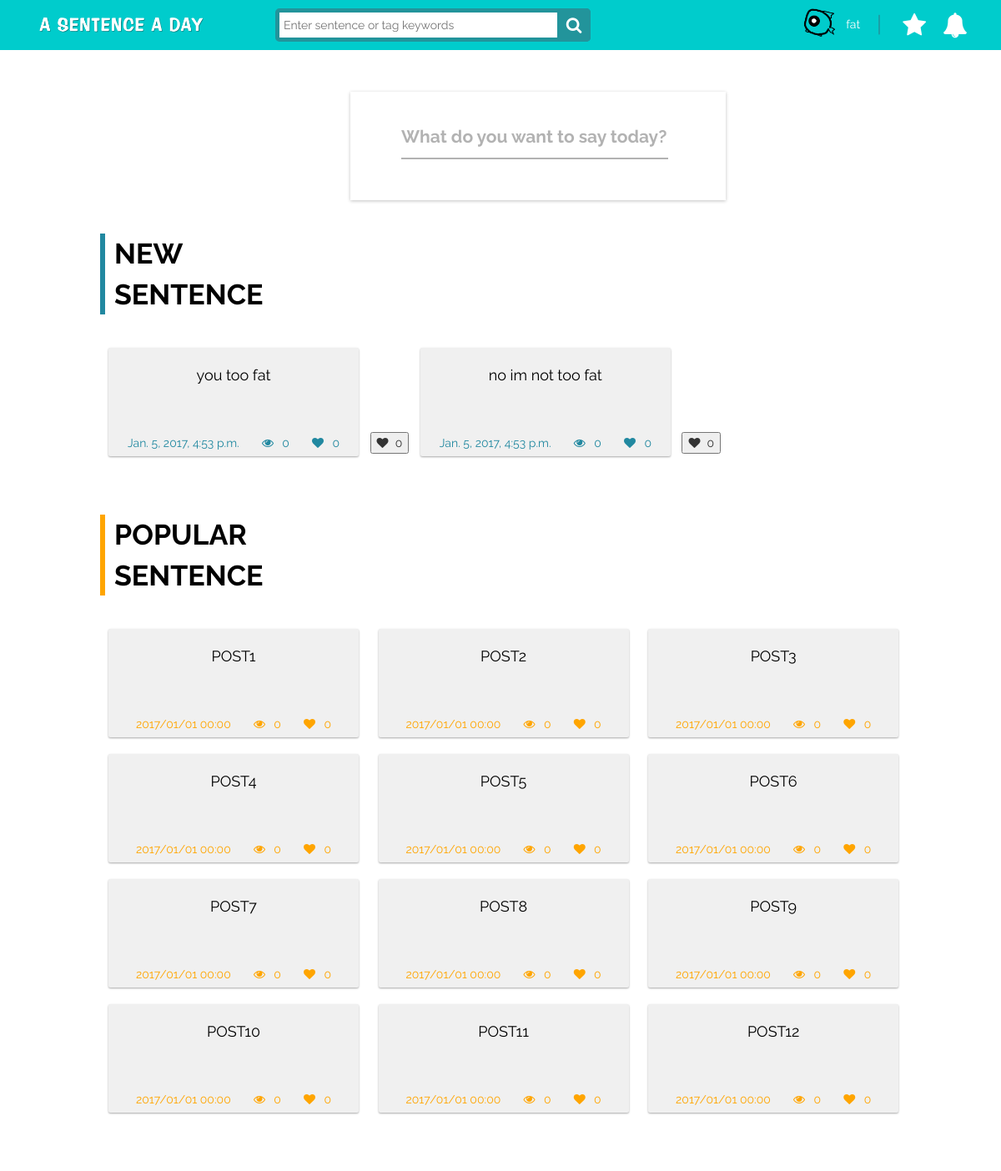
/ (signed in), run on the app's committed database.
### sentence/models.py (models this page shows, shortened)
class User(models.Model):
	UID = models.AutoField(primary_key=True)
	UserName = models.CharField(max_length=50, null=False)
	Email = models.EmailField(max_length=254,unique = True)
	Password = models.CharField(max_length=50, null=False)
	SocialID = models.BigIntegerField(null=True,unique = True)
 	UserIcon = models.ImageField(upload_to='UserIcon_folder',default='/images/fish.png')

class Sentence(models.Model):
	SID = models.AutoField(primary_key=True, null=False, unique=True)
	Date = models.DateTimeField(default=timezone.now, blank=True)
	Content = models.TextField()
	Sentence_tag = models.TextField(null=False, default='unknown')
	TopicID = models.ForeignKey('Topic',null=True,on_delete=models.CASCADE)
	UID = models.ForeignKey('User', on_delete=models.CASCADE)
	Likes = models.PositiveIntegerField(default=0)
	Views = models.PositiveIntegerField(default=0)

### sentence/views.py (the view)
# urls.py: url(r'^$', views.index,name="index"),
def index(request):
    sentencemodel = Sentence.objects.filter()
    if request.session.get('UID'):
        print('login index')
        usermodel = User.objects.get(UID=request.session['UID'])
        return render(request, "sentence/index_afterlogin.html",{'username': usermodel,'sentence_content': sentencemodel})
    else:
        print('logout index')
        return render(request, "sentence/index.html",{'sentence_content': sentencemodel})

### sentence/templates/sentence/index_afterlogin.html (shortened to what this page needs)
{% extends 'sentence/background_afterlogin.html' %}
{% load staticfiles %}
{% load tz %}
{% block content1 %}
<div class="inputfield-container">
    <section>
        <div class="row">
            <div class="col-md-12 fields" id="post-btn" data-toggle="modal">
                <label for="input">What do you want to say today?</label>
                <input id="input" type='text'></input>
            </div>
        </div>
    </section>
</div>
{% endblock content1 %}
{% block content2 %}
<div class="index-wrapper">
      <div class="index-title newtitle">
        <div class="index-title-word">New</div>
        <div class="index-title-word">Sentence</div>
      </div>
      <div class="index-content">
        <div class="postcard-container">
        {% for surl in sentence_content %}
            <a href="{% url 'sentence_url' sid=surl.SID%}">
                <div class="card card-1 new">
                  <div class="postcard-content new">{{surl.Content}}</div>
                  <div class="postcard-btn new">
                    <span class="posttime">{{surl.Date|timezone:"Asia/Taipei"}}</span>
                    <i class="fa fa-eye"></i>&ensp;<span class="postcount eye">0</span>
                    <i class="fa fa-heart"></i>&ensp;<span class="postcount heart">0</span>
                  </div>
                </div>
            </a>
            <button class="like"><i class="fa fa-heart"></i>&ensp;<span class="postcount heart">{{surl.Likes}}</span></button>
          {% endfor %}
        </div>
      </div>
      <div class="index-title poputitle">
        <div class="index-title-word">Popular</div>
        <div class="index-title-word">Sentence</div>
      </div>
      <div class="index-content">
        <div class="postcard-container">
            <a href="/sentence">
                <div class="card card-1 popu">
                  <div class="postcard-content popu">POST1</div>
                  <div class="postcard-btn popu">
                    <span class="posttime">2017/01/01 00:00</span>
                    <i class="fa fa-eye"></i>&ensp;<span class="postcount eye">0</span>
                    <i class="fa fa-heart"></i>&ensp;<span class="postcount heart">0</span>
                  </div>
                </div>
            </a>
            <a href="/sentence">
                <div class="card card-1 popu">
                  <div class="postcard-content popu">POST2</div>
                  <div class="postcard-btn popu">
                    <span class="posttime">2017/01/01 00:00</span>
                    <i class="fa fa-eye"></i>&ensp;<span class="postcount eye">0</span>
                    <i class="fa fa-heart"></i>&ensp;<span class="postcount heart">0</span>
                  </div>
                </div>
            </a>
            <a href="/sentence">
                <div class="card card-1 popu">
                  <div class="postcard-content popu">POST3</div>
                  <div class="postcard-btn popu">
                    <span class="posttime">2017/01/01 00:00</span>
                    <i class="fa fa-eye"></i>&ensp;<span class="postcount eye">0</span>
                    <i class="fa fa-heart"></i>&ensp;<span class="postcount heart">0</span>
                  </div>
                </div>
            </a>
            <a href="/sentence">
                <div class="card card-1 popu">
                  <div class="postcard-content popu">POST4</div>
                  <div class="postcard-btn popu">
                    <span class="posttime">2017/01/01 00:00</span>
                    <i class="fa fa-eye"></i>&ensp;<span class="postcount eye">0</span>
                    <i class="fa fa-heart"></i>&ensp;<span class="postcount heart">0</span>
                  </div>
                </div>
            </a>
            <a href="/sentence">
                <div class="card card-1 popu">
                  <div class="postcard-content popu">POST5</div>
                  <div class="postcard-btn popu">
                    <span class="posttime">2017/01/01 00:00</span>
                    <i class="fa fa-eye"></i>&ensp;<span class="postcount eye">0</span>
                    <i class="fa fa-heart"></i>&ensp;<span class="postcount heart">0</span>
                  </div>
                </div>
            </a>
            <a href="/sentence">
                <div class="card card-1 popu">
                  <div class="postcard-content popu">POST6</div>
                  <div class="postcard-btn popu">
                    <span class="posttime">2017/01/01 00:00</span>
                    <i class="fa fa-eye"></i>&ensp;<span class="postcount eye">0</span>
                    <i class="fa fa-heart"></i>&ensp;<span class="postcount heart">0</span>
                  </div>
                </div>
            </a>
            <a href="/sentence">
                <div class="card card-1 popu">
                  <div class="postcard-content popu">POST7</div>
                  <div class="postcard-btn popu">
                    <span class="posttime">2017/01/01 00:00</span>
                    <i class="fa fa-eye"></i>&ensp;<span class="postcount eye">0</span>
                    <i class="fa fa-heart"></i>&ensp;<span class="postcount heart">0</span>
                  </div>
                </div>
            </a>
            <a href="/sentence">
                <div class="card card-1 popu">
                  <div class="postcard-content popu">POST8</div>
                  <div class="postcard-btn popu">
                    <span class="posttime">2017/01/01 00:00</span>
                    <i class="fa fa-eye"></i>&ensp;<span class="postcount eye">0</span>
                    <i class="fa fa-heart"></i>&ensp;<span class="postcount heart">0</span>
                  </div>
                </div>
            </a>
            <a href="/sentence">
                <div class="card card-1 popu">
                  <div class="postcard-content popu">POST9</div>
                  <div class="postcard-btn popu">
                    <span class="posttime">2017/01/01 00:00</span>
                    <i class="fa fa-eye"></i>&ensp;<span class="postcount eye">0</span>
                    <i class="fa fa-heart"></i>&ensp;<span class="postcount heart">0</span>
                  </div>
                </div>
            </a>
            <a href="/sentence">
                <div class="card card-1 popu">
                  <div class="postcard-content popu">POST10</div>
                  <div class="postcard-btn popu">
                    <span class="posttime">2017/01/01 00:00</span>
                    <i class="fa fa-eye"></i>&ensp;<span class="postcount eye">0</span>
                    <i class="fa fa-heart"></i>&ensp;<span class="postcount heart">0</span>
                  </div>
                </div>
            </a>
            <a href="/sentence">
                <div class="card card-1 popu">
                  <div class="postcard-content popu">POST11</div>
                  <div class="postcard-btn popu">
                    <span class="posttime">2017/01/01 00:00</span>
                    <i class="fa fa-eye"></i>&ensp;<span class="postcount eye">0</span>
                    <i class="fa fa-heart"></i>&ensp;<span class="postcount heart">0</span>
                  </div>
                </div>
            </a>
            <a href="/sentence">
                <div class="card card-1 popu">
                  <div class="postcard-content popu">POST12</div>
                  <div class="postcard-btn popu">
                    <span class="posttime">2017/01/01 00:00</span>
                    <i class="fa fa-eye"></i>&ensp;<span class="postcount eye">0</span>
                    <i class="fa fa-heart"></i>&ensp;<span class="postcount heart">0</span>
                  </div>
                </div>
            </a>
        </div>
      </div>
</div>
{% endblock content2 %}

### sentence/templates/sentence/background_afterlogin.html (shortened to what this page needs)
{% load staticfiles %}
<!DOCTYPE html>
<html>
<head>
    <link rel="stylesheet" href="https://cdnjs.cloudflare.com/ajax/libs/normalize/5.0.0/normalize.min.css">
    <link rel="stylesheet" href="https://netdna.bootstrapcdn.com/bootstrap/3.3.7/css/bootstrap.min.css">
    <link rel="stylesheet" href="{% static 'icons-fonts/glyphicon-style.css' %}">
    <link href="https://file.myfontastic.com/aR4fpYP5juQuaFcCLbzkFZ/icons.css" rel="stylesheet">
    <link rel="stylesheet" href="https://maxcdn.bootstrapcdn.com/font-awesome/4.7.0/css/font-awesome.min.css">
    <link rel="stylesheet" href="{% static 'css/styles.css' %}">
    <link rel="stylesheet" href="{% static 'css/navbar.css' %}">
    <link rel="stylesheet" href="{% static 'css/textfield.css' %}">
    <link rel="stylesheet" href="{% static 'css/postcard.css' %}">
    <link rel="stylesheet" href="{% static 'css/sentence.css' %}">
    <link rel="stylesheet" href="{% static 'css/userMap.css' %}">
    <link href="{% static 'css/jqvmap.css' %}" media="screen" rel="stylesheet" type="text/css">
    <link rel="stylesheet" href="{% static 'css/sb-admin.css' %}">
    <link rel="stylesheet" href="{% static 'css/morris.css' %}">
</head>
<body>
    <div class="header">
        <nav class="navbar-fixed-top" role="navigation">
            <div class="navbar header-1">
                <div class="container">
                    <div class="col-md-3 col-sm-6 col-xs-6">
                        <div class="header-logo">
                            <a href="/"> <img class="logo img-valign img-responsive" src="{% static 'images/logo2.png' %}"> </a>
                        </div>
                    </div>
                    <div class="col-md-6 col-sm-6 col-xs-6">
                        <form class="search">
                            <input class="searchTerm" placeholder="Enter sentence or tag keywords" />
                        </form>
                    </div>
                    <div class="col-md-3 col-sm-6 col-xs-6 header-mobile-sm">
                        <div class="header-sm user">
                            <span class="after-login">
                                  <a href="#" class="dropdown-toggle" data-toggle="dropdown" role="button" aria-expanded="false">
                                  {% if username %}
                                    <img src="{% static username.UserIcon.url %}" height="40" width="40" id="user-pic">
                                    <span id="user-name"><font color=#fff>{{username.UserName}}</font></span>
                                  {% else %}
                                    <i class="fa fa-user-circle" style="font-size: 30px; color:#FFF" id="user-pic"></i>
                                    <span id="user-name"><font color=#fff>UserName</font></span>
                                  {% endif %}
                                  </a>
                            </span>
                        </div>
                        <span style="color:#22949b; font-size: 26px;">|&ensp;</span>
                        <div class="header-sm favorite">
                            <span class="after-login">
                                  <a href="#" class="dropdown-toggle" data-toggle="dropdown" role="button" aria-expanded="false">
                                    <i class="fa fa-star" style="font-size: 30px; color:#fff;"></i>
                                  </a>
                            </span>
                        </div>
                        <div class="header-sm notification">
                            <span class="after-login">
                                  <a href="#" class="dropdown-toggle" data-toggle="dropdown" role="button" aria-expanded="false">
                                    <i class="fa fa-bell" style="font-size: 30px; color:#fff;"></i>
                                  </a>
                            </span>
                        </div>
                    </div>
                </div>
            </div>
        </nav>
    </div>
    <div class="body"> {% block content1 %} {% endblock content1 %} </div>
    <div class="body-2"> {% block content2 %} {% endblock content2 %} </div>
</body>
</html>

### sentence/static/css/styles.css (style rules this page uses)
html, head, body { height: 100%; background: white; font-family: 'Raleway', sans-serif; -webkit-font-smoothing: antialiased; }
body { padding-top: 30px; }
.body { margin-top: 80px; }
.body-2 { margin-top: 250px; }

### sentence/static/css/navbar.css (style rules this page uses)
.img-valign { -webkit-transform: translateY(-50%); -moz-transform: translateY(-50%); -ms-transform: translateY(-50%); -o-transform: translateY(-50%); transform: translateY(-50%); }
.logo { width: 200px; float: left; }
.img-valign { position: relative; top: 50%; }
.navbar { min-height: inherit; }
input { outline: none; }
.header-1 { height: 60px; background: #00CCCC; margin-bottom: 0; border: none; border-radius: 0; }
.header-logo { position: relative; margin-top: 30px; }
.header-mobile-sm { height: 60px; padding: 0; display: flex; justify-content: flex-end; align-items: center; }
.header-sm span { padding: 10px; }
.after-login a { text-decoration: none; }
.search { width: 70%; position: relative; margin-top: 10px; }
.search:before { position: absolute; top: 0; right: 0; width: 40px; height: 40px; line-height: 40px; font-family: 'FontAwesome'; content: '\f002'; font-size: 20px; background: #22949b; text-align: center; color: #fff; border-radius: 5px; -webkit-font-smoothing: subpixel-antialiased; font-smooth: always; }
.searchTerm { -moz-box-sizing: border-box; -webkit-box-sizing: border-box; box-sizing: border-box; width: 100%; border: 5px solid #22949b; padding: 5px; height: 40px; border-radius: 5px; outline: none; }
input[type="text"], input[type="password"] { display: block; box-sizing: border-box; margin-bottom: 20px; padding: 4px; width: 220px; height: 32px; border: none; border-bottom: 1px solid #AAA; font-weight: 400; font-size: 15px; transition: 0.2s ease; }

### sentence/static/css/textfield.css (style rules this page uses)
.inputfield-container { position: absolute; left: 35%; box-shadow: 0 1px 4px rgba(0, 0, 0, 0.24); background-color: white; width: 450px; height: 130px; }
.fields { width: 380px; left: 10%; padding: 1em 2em 0 2em; }
.fields label { -webkit-transition: all 450ms cubic-bezier(0.23, 1, 0.32, 1); transition: all 450ms cubic-bezier(0.23, 1, 0.32, 1); -webkit-transform: translateY(1.2em); transform: translateY(1.2em); display: block; cursor: text; font-size: 1.5em; color: rgba(0, 0, 0, 0.3); }
.fields input { -webkit-transition: all 450ms cubic-bezier(0.23, 1, 0.32, 1); transition: all 450ms cubic-bezier(0.23, 1, 0.32, 1); border: none; border-bottom: 2px solid rgba(0, 0, 0, 0.3); border-radius: 0px; font-size: 1.5em; outline: none; width: 100%; padding-bottom: 0.4em; }
.fields input[type="text"] { width: 320px; }

### data on the page
User: UserIcon (picture), UserName "fat"
Sentence: Content "you too fat", Date "Jan. 5, 2017, 4:53 p.m.", Likes "0"
Sentence: Content "no im not too fat", Date "Jan. 5, 2017, 4:53 p.m.", Likes "0"
